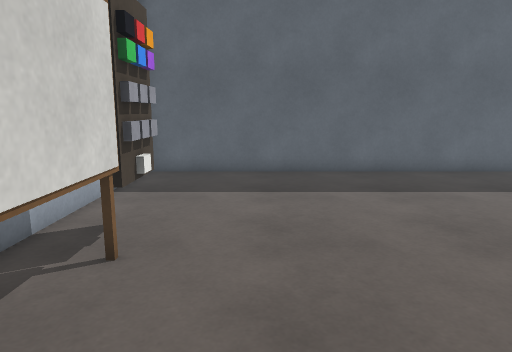
View 1 (above)

16 first-person views from a walk through a scene from a Unity 3-D project. The camera is 1.3 m above the floor, tilts 10° down and sees 70° across. The floor is counted in squares, 0.5 m on a side. Each view is taken from the middle of a square. On the plan, view 1 faces up. The plan holds only what a view shows up to about 20 squares ahead; the rest is blank. The place goes on beyond the plan. The player character is not drawn. Surface patterns are stand-ins for the level's own textures.

View 2
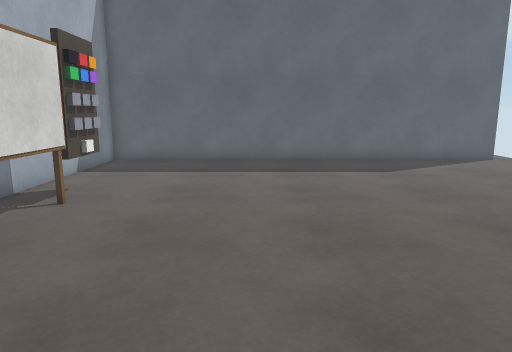

View 3
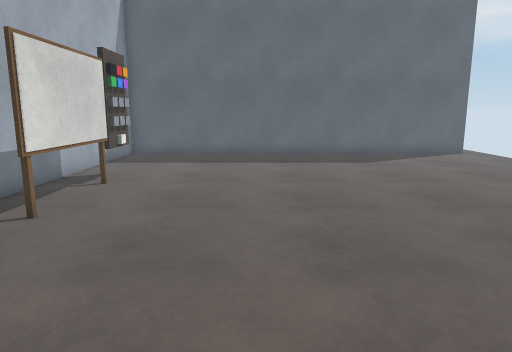

View 4
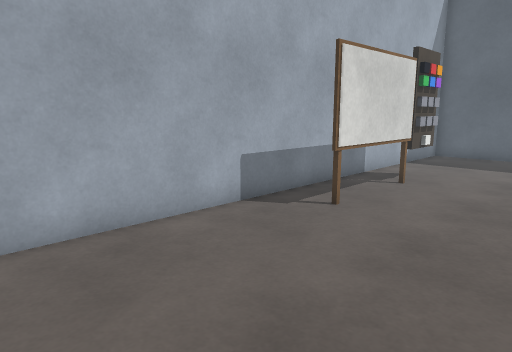

View 5
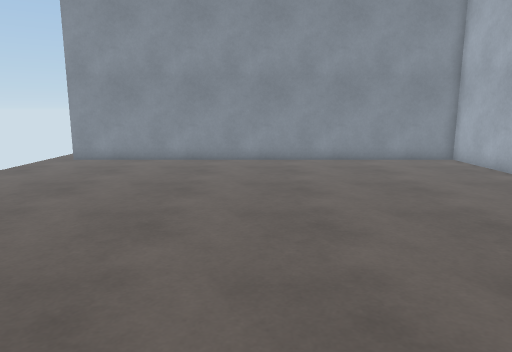

View 6
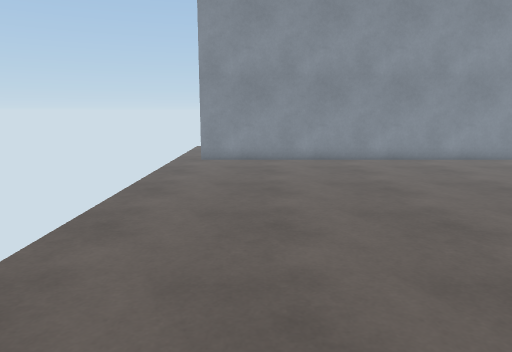

View 7
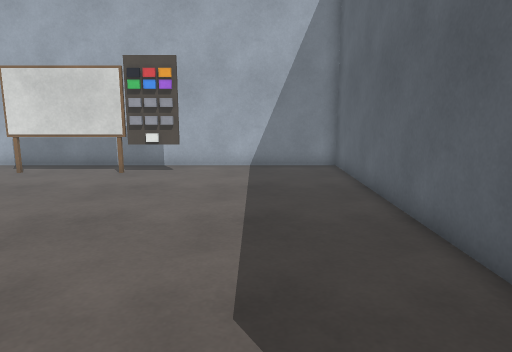

View 8
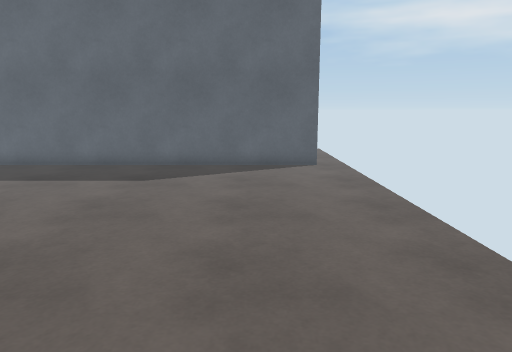

View 9
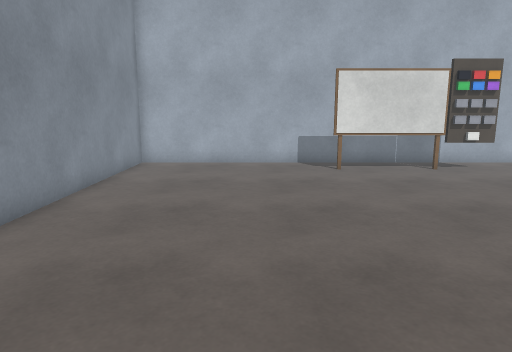

View 10
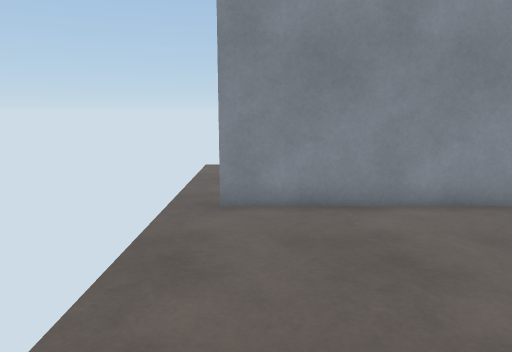

View 11
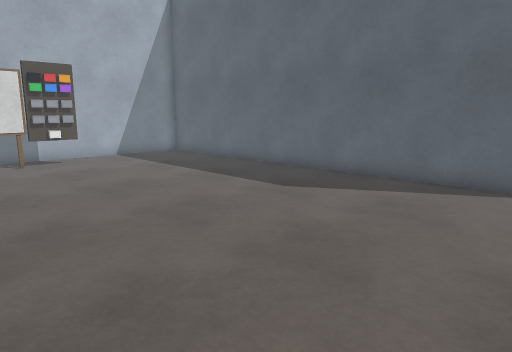

View 12
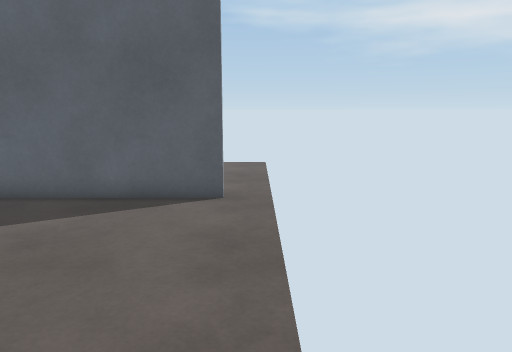

View 13
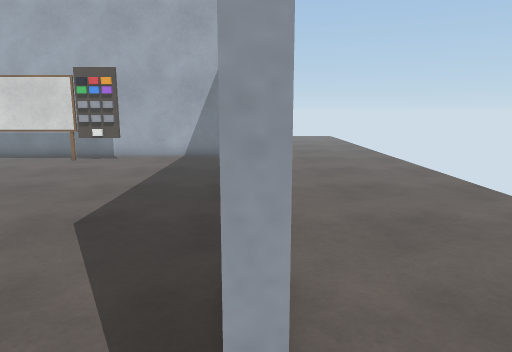

View 14
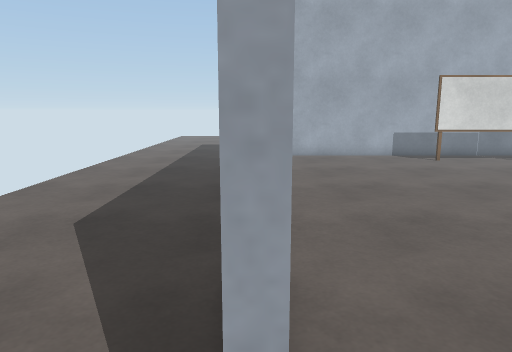

View 15
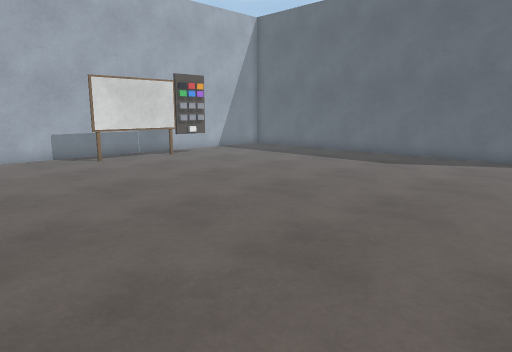

View 16
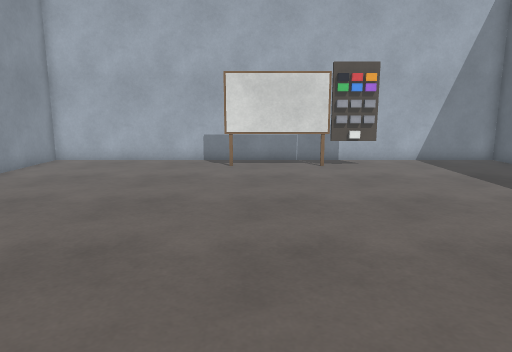

### Floor plan
Key: @ floor where view 1 was taken; # wall or solid block; . floor; = window, fence, low wall or low ledge; T thing the floor can be seen under or through; O other object.
Columns run from 5 left of view 1 to 17 right of it. Each row starts with its distance up from view 1.
 23   ............       ..
 22   .............      ..
 21   ...............    ..
 20   ................   ..
 19   .................  ..
 18    ................  ..
 17         ...........  ..
 16 ######################.
 15 #......................
 14 #......................
 13 #......................
 12 #......................
 11 #......................
 10 #......................
  9 #......................
  8 #.TO...................
  7 #.TO...................
  6 #.TT...................
  5 #.TT...................
  4 #.TT...................
  3 #.TT...................
  2 #.TT...................
  1 #.=....................
  0 #....@.................
 -1 #......................
 -2 #......................
 -3 #......................
 -4 #......................
 -5 #......................
 -6 #......................
 -7 #......................
 -8 ######################.
 -9         ...........  ..
-10    ................  ..
-11   .................  ..
-12   ................   ..
-13   ...............
-14   .............
-15   ............

Positions as (right, up) in squares from view 1, and headings:
1: (0, 0), facing up
2: (3, -4), facing up
3: (3, -7), facing up
4: (3, -7), facing up-left
5: (6, 12), facing down
6: (13, 12), facing down
7: (13, 12), facing left
8: (13, -2), facing up
9: (14, -2), facing left
10: (15, 2), facing down
11: (17, 2), facing up-left
12: (17, 5), facing up
13: (17, 16), facing left
14: (17, -8), facing left
15: (17, -6), facing up-left
16: (15, 3), facing left
